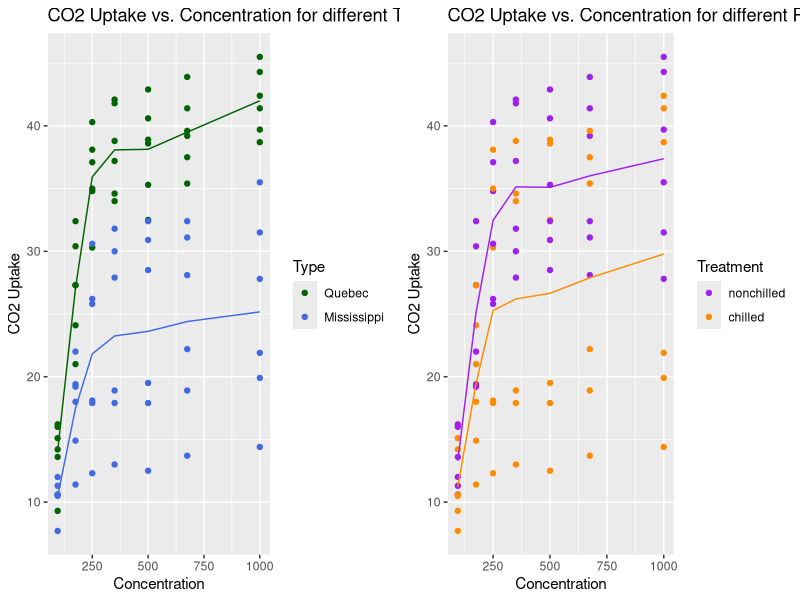
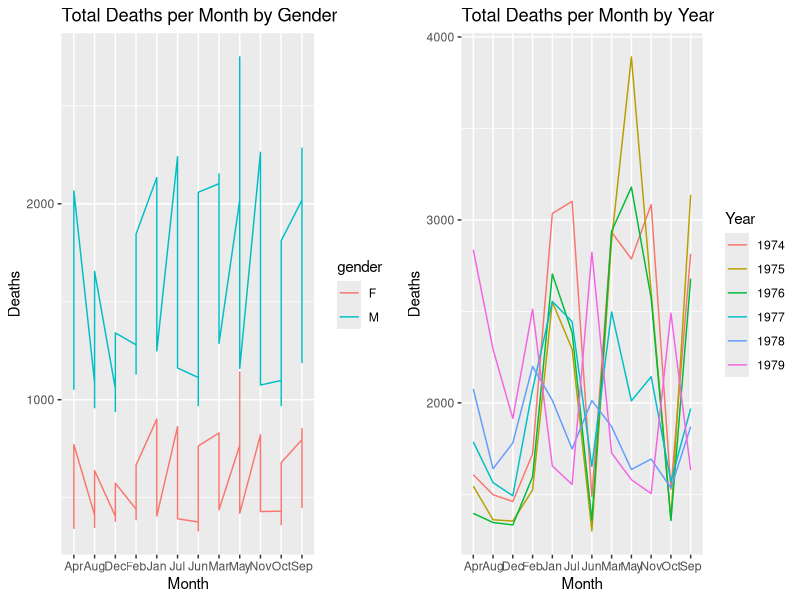
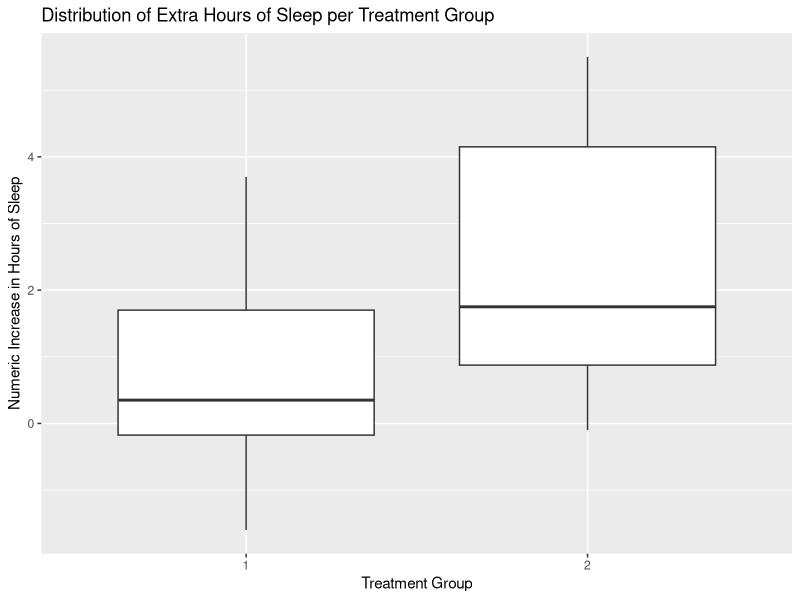
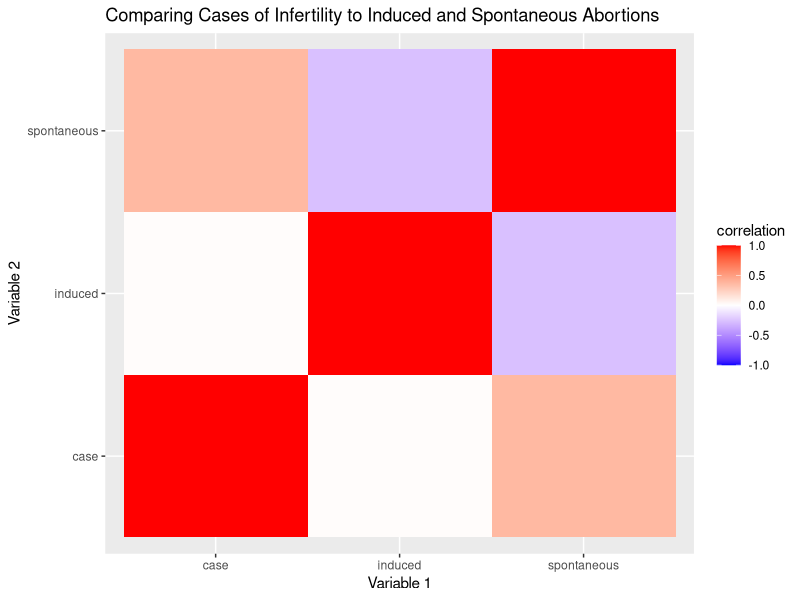

Write R code to recreate these figures, in order.
## ---- chunk 1
knitr::opts_chunk$set(warning = FALSE, message = FALSE)
## ---- chunk 2
library(tidyverse)
library(ggplot2)
library(knitr)
data("CO2")
data("UKLungDeaths")
data("sleep")
data("infert")
## ---- chunk 3
head(CO2) %>% kable(align = c("c", "c"))
## ---- chunk 4
# Filters the dataset by Type and summarises the uptake at each concentration 
mean_type_q <- CO2 %>% filter(Type == "Quebec") %>% 
  group_by(conc) %>% 
  summarise(mean_up = mean(uptake))
mean_type_m <- CO2 %>% filter(Type == "Mississippi") %>% 
  group_by(conc) %>% 
  summarise(mean_up = mean(uptake))

# Filters the dataset by Treatment and summarises the uptake at each concentration 
mean_treat_un <- CO2 %>% filter(Treatment == "nonchilled") %>% 
  group_by(conc) %>% 
  summarise(mean_up = mean(uptake))
mean_treat <- CO2 %>% filter(Treatment == "chilled") %>% 
  group_by(conc) %>% 
  summarise(mean_up = mean(uptake))
## ---- chunk 5
# Creates a scatter plot mapping uptake to concentration, and then draws two lines across the graph representing the average uptake for each Type at each concentration. 
mycolors <- c("darkgreen", "royalblue")
plot1 <- ggplot() + geom_point(data = CO2, mapping = aes(conc, uptake, color=Type)) + 
  geom_line(data = mean_type_q, mapping = aes(conc, mean_up), color = "darkgreen") + 
  geom_line(data = mean_type_m, mapping = aes(conc, mean_up), color = "royalblue") + 
  scale_colour_manual(name = "Type", values = mycolors) + 
  ggtitle("CO2 Uptake vs. Concentration for different Types of Plants") + 
  labs(x = "Concentration", y = "CO2 Uptake")

# Creates a scatter plot mapping uptake to concentration, and then draws two lines across the graph representing the average uptake for each Treatment at each concentration. 
mycolors2 <- c("purple", "darkorange")
plot2 <- ggplot() + geom_point(data = CO2, mapping = aes(conc, uptake, color=Treatment)) + 
  geom_line(data = mean_treat, mapping = aes(conc, mean_up), color = "darkorange") + 
  geom_line(data = mean_treat_un, mapping = aes(conc, mean_up), color = "purple") + 
  scale_colour_manual(name = "Treatment", values = mycolors2) + 
  ggtitle("CO2 Uptake vs. Concentration for different Plant Treatments") + 
  labs(x = "Concentration", y = "CO2 Uptake")

# Places the two plots next to each other for easy visualization 
cowplot::plot_grid(plot1, plot2, ncol=2)
## ---- chunk 6
# Converts the data from time series to data frame 
mdeaths2 <- data.frame(matrix(mdeaths, ncol=frequency(mdeaths), dimnames=dimnames(.preformat.ts(mdeaths))))
fdeaths2 <- data.frame(matrix(fdeaths, ncol=frequency(fdeaths), dimnames=dimnames(.preformat.ts(fdeaths))))
ldeaths2 <- data.frame(matrix(ldeaths, ncol=frequency(ldeaths), dimnames=dimnames(.preformat.ts(ldeaths))))
mdeaths2 %>% kable(align = c("c", "c"))
## ---- chunk 7
# Labels each data set by gender, then converts them to "long" datasets
mdeaths_long <- mdeaths2 %>% rownames_to_column("Year") %>% 
  mutate(gender = "M") %>% 
  gather(key = Month, value = Deaths, -Year, -gender)

fdeaths_long <- fdeaths2 %>% rownames_to_column("Year") %>% 
  mutate(gender = "F") %>% 
  gather(key = Month, value = Deaths, -Year, -gender)

ldeaths_long <- ldeaths2 %>% rownames_to_column("Year") %>% 
  mutate(gender = "L") %>% 
  gather(key = Month, value = Deaths, -Year, -gender)

# Combines two long datasets into one data frame 
total_deaths <- bind_rows(mdeaths_long, fdeaths_long)
## ---- chunk 8
# Creates two lines which connect the observations for number of deaths per month for each gender
plot1 <- ggplot(data = total_deaths) + 
  geom_line(aes(Month, Deaths, group = gender, color = gender)) + 
  ggtitle("Total Deaths per Month by Gender")

# Creates two lines which connect the observations for number of deaths per month for each year
plot2 <- ggplot(data = ldeaths_long) + 
  geom_line(aes(Month, Deaths, group = Year, color = Year)) + 
  ggtitle("Total Deaths per Month by Year")

# Places the two plots next to each other for easy visualization 
cowplot::plot_grid(plot1, plot2, ncol=2)
## ---- chunk 9
head(sleep) %>% kable(align = c("c", "c"))
## ---- chunk 10
# Groups the dataset by drug group and summarizes the proportion of patients that had an increase in sleep greater than 1 hour
table <- sleep %>% group_by(group) %>% summarise(proportion = sum(extra>1)/n())
kable(table, caption="Proportion of Patients who saw an Increase in Sleep of More than 1 Hour", align = c("c", "c"))
## ---- chunk 11
# Creates boxplots for each drug group to look at the distribution for extra hours of sleep gained 
ggplot(data=sleep) + geom_boxplot(mapping = aes(group, extra)) + 
  ggtitle("Distribution of Extra Hours of Sleep per Treatment Group") + 
  labs(x = "Treatment Group", y = "Numeric Increase in Hours of Sleep")
## ---- chunk 12
head(infert) %>% kable(align = c("c", "c"))
## ---- chunk 13
# Selects certain variables to create a correlation matrix
infert_new <- infert %>% select(induced, spontaneous, case) 
infert_corr <- cor(infert_new)

# Turned into a long dataset
infert_long <- 
  as.data.frame(infert_corr) %>% rownames_to_column() %>%
  gather(key = variables, value = correlation, -rowname)
## ---- chunk 14
# Creates a correlation heat map between the different types of abortions and whether or not they were infertile
ggplot(data = infert_long, mapping = aes(x = rowname, y = variables)) + 
  geom_tile(mapping = aes(fill = correlation)) + 
  scale_fill_gradient2(low = "blue", high = "red", mid = "white", midpoint = 0, limit = c(-1,1), space = "Lab") +
  labs(x = "Variable 1", y = "Variable 2") + ggtitle("Comparing Cases of Infertility to Induced and Spontaneous Abortions")
